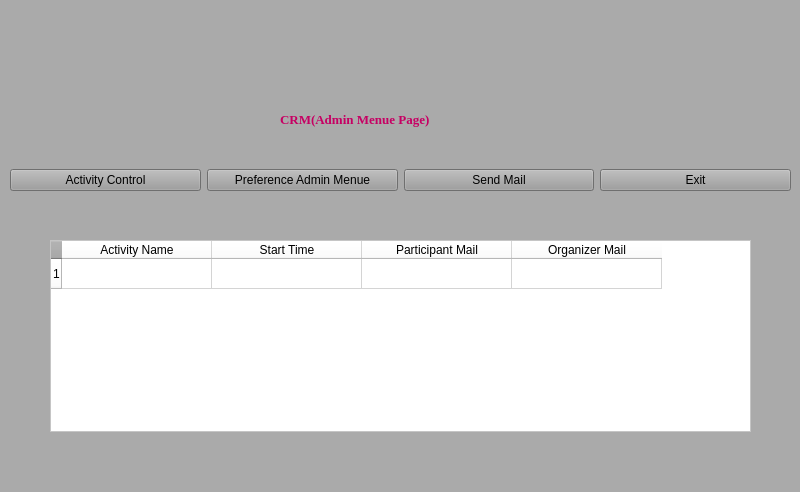
<?xml version="1.0" encoding="UTF-8"?>
<ui version="4.0">
 <class>adminmenue</class>
 <widget class="QMainWindow" name="adminmenue">
  <property name="geometry">
   <rect>
    <x>0</x>
    <y>0</y>
    <width>800</width>
    <height>492</height>
   </rect>
  </property>
  <property name="windowTitle">
   <string>Admin Menue</string>
  </property>
  <property name="styleSheet">
   <string notr="true">font: 700 10pt &quot;Times New Roman&quot;;
background-color: rgb(170, 170, 170);</string>
  </property>
  <widget class="QWidget" name="centralwidget">
   <widget class="QLabel" name="label">
    <property name="geometry">
     <rect>
      <x>30</x>
      <y>0</y>
      <width>731</width>
      <height>111</height>
     </rect>
    </property>
    <property name="text">
     <string/>
    </property>
    <property name="textFormat">
     <enum>Qt::MarkdownText</enum>
    </property>
    <property name="pixmap">
     <pixmap>C:/Users/eng.alahdal/Downloads/logo-1.png</pixmap>
    </property>
    <property name="scaledContents">
     <bool>true</bool>
    </property>
   </widget>
   <widget class="QWidget" name="horizontalLayoutWidget">
    <property name="geometry">
     <rect>
      <x>10</x>
      <y>140</y>
      <width>781</width>
      <height>81</height>
     </rect>
    </property>
    <layout class="QHBoxLayout" name="horizontalLayout">
     <item>
      <widget class="QPushButton" name="pushButton_2">
       <property name="styleSheet">
        <string notr="true">font: 700 10pt &quot;Times New Roman&quot;;
background-color: rgb(156, 156, 156);</string>
       </property>
       <property name="text">
        <string>Activity Control</string>
       </property>
      </widget>
     </item>
     <item>
      <widget class="QPushButton" name="pushButton_3">
       <property name="styleSheet">
        <string notr="true">font: 700 10pt &quot;Times New Roman&quot;;
background-color: rgb(156, 156, 156);</string>
       </property>
       <property name="text">
        <string>Preference Admin Menue</string>
       </property>
      </widget>
     </item>
     <item>
      <widget class="QPushButton" name="pushButton">
       <property name="styleSheet">
        <string notr="true">font: 700 10pt &quot;Times New Roman&quot;;
background-color: rgb(156, 156, 156);</string>
       </property>
       <property name="text">
        <string>Send Mail</string>
       </property>
      </widget>
     </item>
     <item>
      <widget class="QPushButton" name="pushButton_4">
       <property name="styleSheet">
        <string notr="true">font: 700 10pt &quot;Times New Roman&quot;;
background-color: rgb(156, 156, 156);</string>
       </property>
       <property name="text">
        <string>Exit</string>
       </property>
      </widget>
     </item>
    </layout>
   </widget>
   <widget class="QLabel" name="label_2">
    <property name="geometry">
     <rect>
      <x>280</x>
      <y>80</y>
      <width>151</width>
      <height>79</height>
     </rect>
    </property>
    <property name="font">
     <font>
      <family>Times New Roman</family>
      <pointsize>10</pointsize>
      <italic>false</italic>
      <bold>true</bold>
     </font>
    </property>
    <property name="styleSheet">
     <string notr="true">color: rgb(198, 0, 99);</string>
    </property>
    <property name="text">
     <string>CRM(Admin Menue Page)</string>
    </property>
   </widget>
   <widget class="QTableWidget" name="tableWidget">
    <property name="geometry">
     <rect>
      <x>50</x>
      <y>240</y>
      <width>701</width>
      <height>192</height>
     </rect>
    </property>
    <property name="styleSheet">
     <string notr="true">background-color: rgb(255, 255, 255);
font: 700 10pt &quot;Times New Roman&quot;;</string>
    </property>
    <property name="rowCount">
     <number>1</number>
    </property>
    <attribute name="horizontalHeaderDefaultSectionSize">
     <number>150</number>
    </attribute>
    <row/>
    <column>
     <property name="text">
      <string>Activity Name</string>
     </property>
     <property name="background">
      <color>
       <red>116</red>
       <green>116</green>
       <blue>116</blue>
      </color>
     </property>
    </column>
    <column>
     <property name="text">
      <string>Start Time</string>
     </property>
     <property name="background">
      <color>
       <red>116</red>
       <green>116</green>
       <blue>116</blue>
      </color>
     </property>
    </column>
    <column>
     <property name="text">
      <string>Participant Mail</string>
     </property>
     <property name="background">
      <color>
       <red>116</red>
       <green>116</green>
       <blue>116</blue>
      </color>
     </property>
    </column>
    <column>
     <property name="text">
      <string>Organizer Mail</string>
     </property>
     <property name="background">
      <color>
       <red>116</red>
       <green>116</green>
       <blue>116</blue>
      </color>
     </property>
    </column>
   </widget>
  </widget>
  <widget class="QMenuBar" name="menubar">
   <property name="geometry">
    <rect>
     <x>0</x>
     <y>0</y>
     <width>800</width>
     <height>21</height>
    </rect>
   </property>
  </widget>
  <widget class="QStatusBar" name="statusbar"/>
 </widget>
 <resources/>
 <connections/>
</ui>
